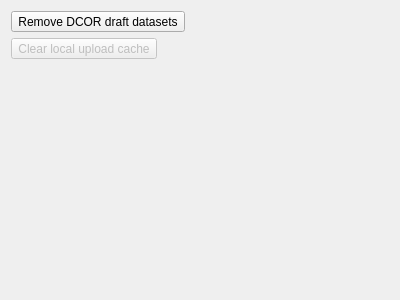
<?xml version="1.0" encoding="UTF-8"?>
<ui version="4.0">
 <class>Form</class>
 <widget class="QWidget" name="Form">
  <property name="geometry">
   <rect>
    <x>0</x>
    <y>0</y>
    <width>400</width>
    <height>300</height>
   </rect>
  </property>
  <property name="windowTitle">
   <string>Form</string>
  </property>
  <layout class="QVBoxLayout" name="verticalLayout">
   <item>
    <widget class="QToolButton" name="toolButton_drafts">
     <property name="toolTip">
      <string>Remove all draft datasets created on DCOR (these might have been the result of failed uploads)</string>
     </property>
     <property name="text">
      <string>Remove DCOR draft datasets</string>
     </property>
    </widget>
   </item>
   <item>
    <widget class="QToolButton" name="toolButton">
     <property name="enabled">
      <bool>false</bool>
     </property>
     <property name="toolTip">
      <string>Remove the local DCOR-Aid cache directory (this directory might contain compressed resource files from unexpectedly interrupted uploads)</string>
     </property>
     <property name="text">
      <string>Clear local upload cache</string>
     </property>
    </widget>
   </item>
   <item>
    <spacer name="verticalSpacer">
     <property name="orientation">
      <enum>Qt::Vertical</enum>
     </property>
     <property name="sizeHint" stdset="0">
      <size>
       <width>20</width>
       <height>40</height>
      </size>
     </property>
    </spacer>
   </item>
  </layout>
 </widget>
 <resources/>
 <connections/>
</ui>
